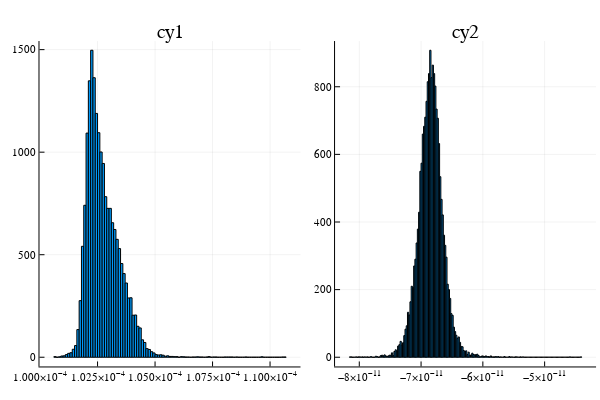

This figure's notebook cell:
### Code cell
h3 = histogram(cy1, title = "cy1");
h4 = histogram(cy2, title = "cy2");
plot(h3, h4, legend = false)
